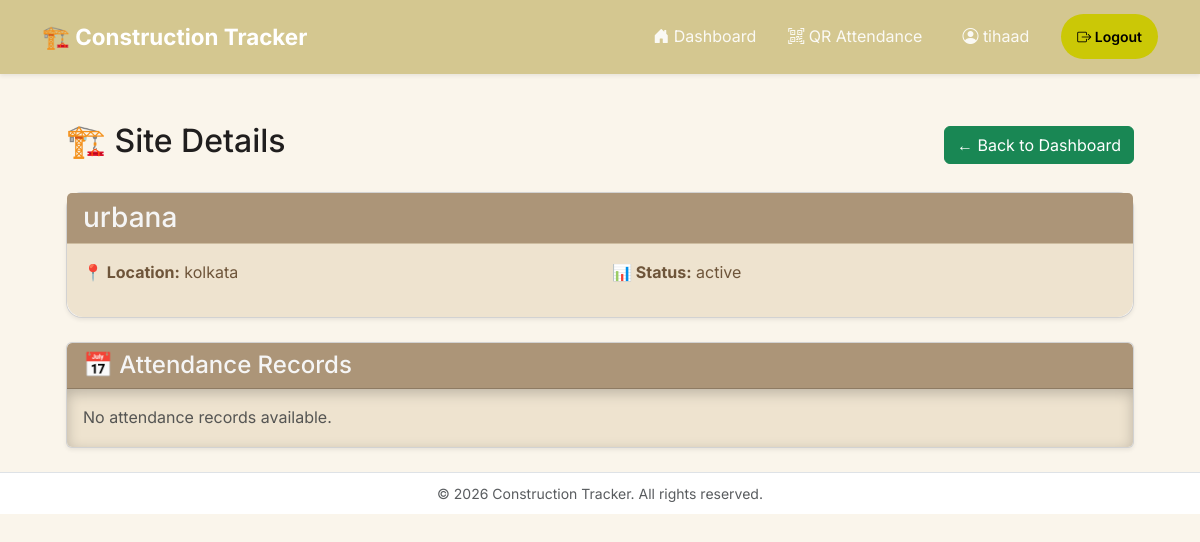
Page /worker/site/2/ (signed in) on the earlier database version.
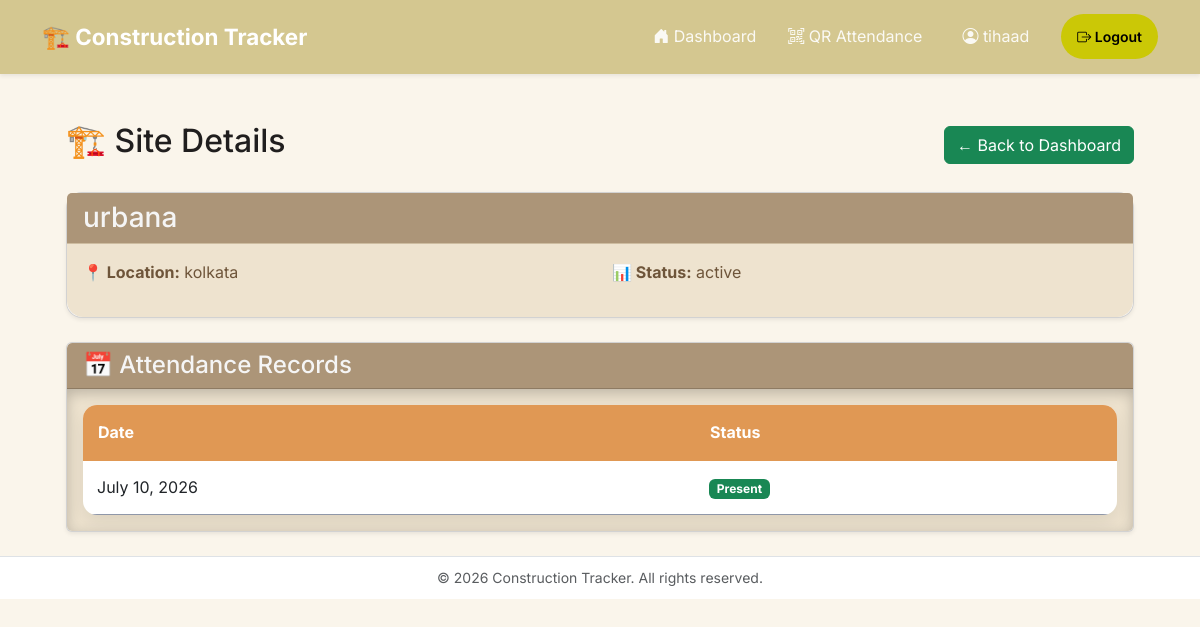
Same page on the later database version.
### logs/models.py (models this page shows, shortened)
class Attendance(models.Model):
    worker = models.ForeignKey(User, on_delete=models.CASCADE)
    worksite = models.ForeignKey(Site, on_delete=models.CASCADE)
    attendance_date = models.DateField()
    present_or_absent = models.BooleanField()
    marked_at = models.DateTimeField(default=timezone.now)
    class Meta:
        constraints = [
            models.UniqueConstraint(
                fields=["worker", "worksite", "attendance_date"],
                name="one_attendance_per_worker_site_day",
            )
        ]

### logs/views.py (the view)
# urls.py: path("worker/site/<int:pk>/", views.worker_site_detail, name='worker_site_detail'),
@worker_required
def worker_site_detail(request, pk):
    site = get_object_or_404(Site, pk=pk)
    if not request.user.assigned_sites.filter(pk=site.pk).exists():
        raise PermissionDenied
    attendance_log = Attendance.objects.filter(
        worksite=site,
        worker=request.user,
    )
    return render(
        request,
        "worker_site_detail.html",
        {
            "site": site,
            "attendance_log": attendance_log,
        },
    )

### logs/context_processors.py (called while the page is built)
def user_role(request):
    role = None
    if request.user.is_authenticated and not request.user.is_superuser:
        profile = UserProfile.objects.filter(user=request.user).first()
        if profile:
            role = profile.role
    return {
        "user_role": role
    }

### logs/views.py (called while the page is built)
def worker_required(view_func):
    @wraps(view_func)
    @login_required
    def wrapped(request, *args, **kwargs):
        profile = UserProfile.objects.filter(user=request.user).first()
        if profile is None or profile.role != "worker":
            raise PermissionDenied
        return view_func(request, *args, **kwargs)
    return wrapped

### logs/templates/worker_site_detail.html
{% extends 'base.html' %}
{% block content %}
<div class="container-fluid px-4 mt-4">
    <div class="d-flex justify-content-between align-items-center mb-4">
        <h2>🏗️ Site Details</h2>
        <a href="{% url 'worker_dashboard' %}" class="btn btn-success">
            ← Back to Dashboard
        </a>
    </div>
    <div class="card shadow-sm mb-4 site-detail-card">
        <div class="card-header site-detail-header">
            <h3 class="mb-0">{{ site.name }}</h3>
        </div>
        <div class="card-body site-detail-body">
            <div class="row">
                <div class="col-md-6">
                    <p><strong>📍 Location:</strong> {{ site.location }}</p>
                </div>
                <div class="col-md-6">
                    <p><strong>📊 Status:</strong> {{ site.status }}</p>
                </div>
            </div>
        </div>
    </div>
    <div class="card shadow-sm attendance-card">
        <div class="card-header site-header">
            <h4 class="mb-0">📅 Attendance Records</h4>
        </div>
        <div class="card-body table-container attendance-records-body">
            {% if attendance_log %}
            <table class="logs-table">
                <thead>
                    <tr>
                        <th>Date</th>
                        <th>Status</th>
                    </tr>
                </thead>
                <tbody>
                {% for log in attendance_log %}
                    <tr>
                        <td>{{ log.attendance_date }}</td>
                        <td>
                            {% if log.present_or_absent %}
                                <span class="badge bg-success">Present</span>
                            {% else %}
                                <span class="badge bg-danger">Absent</span>
                            {% endif %}
                        </td>
                    </tr>
                {% endfor %}
                </tbody>
            </table>
            {% else %}
            <p class="text-muted mb-0">
                No attendance records available.
            </p>
            {% endif %}
        </div>
    </div>
</div>
{% endblock %}

Differences in the rows shown:
added Attendance: attendance_date "July 10, 2026", present_or_absent "Present"
Other differences:
text no longer shown: "No attendance records available."
text now shown: "Date Status"
